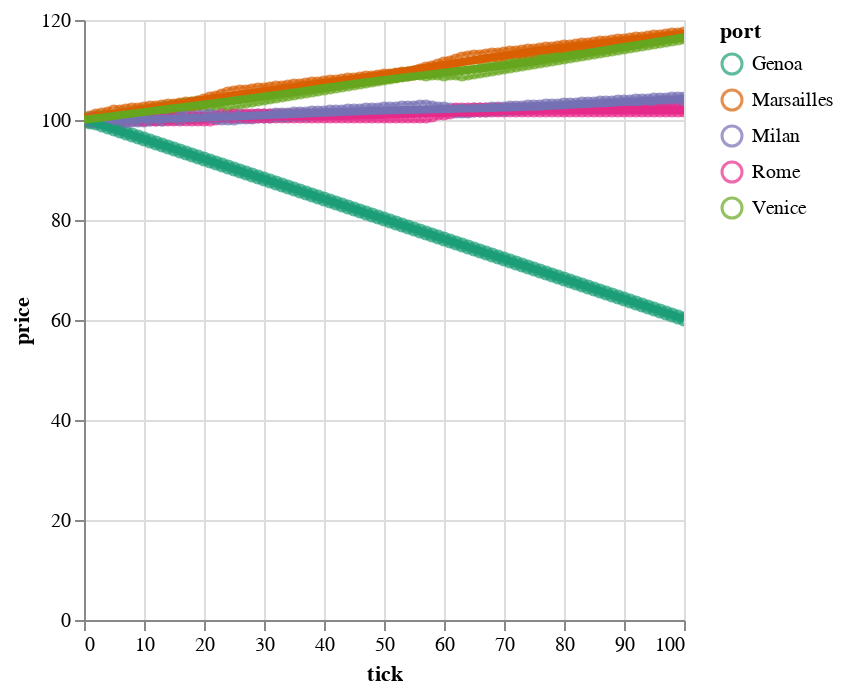

The notebook cell this image was saved under:
### Code cell
plot_prices_by_port(markets)

### Figure 1 — Vega-Lite specification as saved in the notebook (floating-point values rounded to 4 significant figures; data arrays with more than 128 entries replaced by an {"elided": "..."} marker saying what was removed)
{"config": {"view": {"continuousWidth": 300, "continuousHeight": 300}}, "layer": [{"mark": {"type": "point"}, "encoding": {"color": {"field": "port", "scale": {"scheme": "dark2"}, "type": "ordinal"}, "x": {"field": "tick", "type": "quantitative"}, "y": {"field": "price", "type": "quantitative"}}, "name": "view_6"}, {"mark": {"type": "line", "size": 4}, "encoding": {"color": {"field": "port", "scale": {"scheme": "dark2"}, "type": "ordinal"}, "x": {"field": "tick", "type": "quantitative"}, "y": {"field": "price", "type": "quantitative"}}, "transform": [{"loess": "price", "on": "tick", "bandwidth": 0.5, "groupby": ["port"]}]}], "data": {"name": "data-7df993e0d7bfc91602aa35fad6547e6c"}, "params": [{"name": "param_8", "select": {"type": "interval", "encodings": ["x", "y"]}, "bind": "scales", "views": ["view_6"]}], "$schema": "https://vega.github.io/schema/vega-lite/v5.8.0.json", "datasets": {"data-7df993e0d7bfc91602aa35fad6547e6c": {"elided": "505 records"}}}
